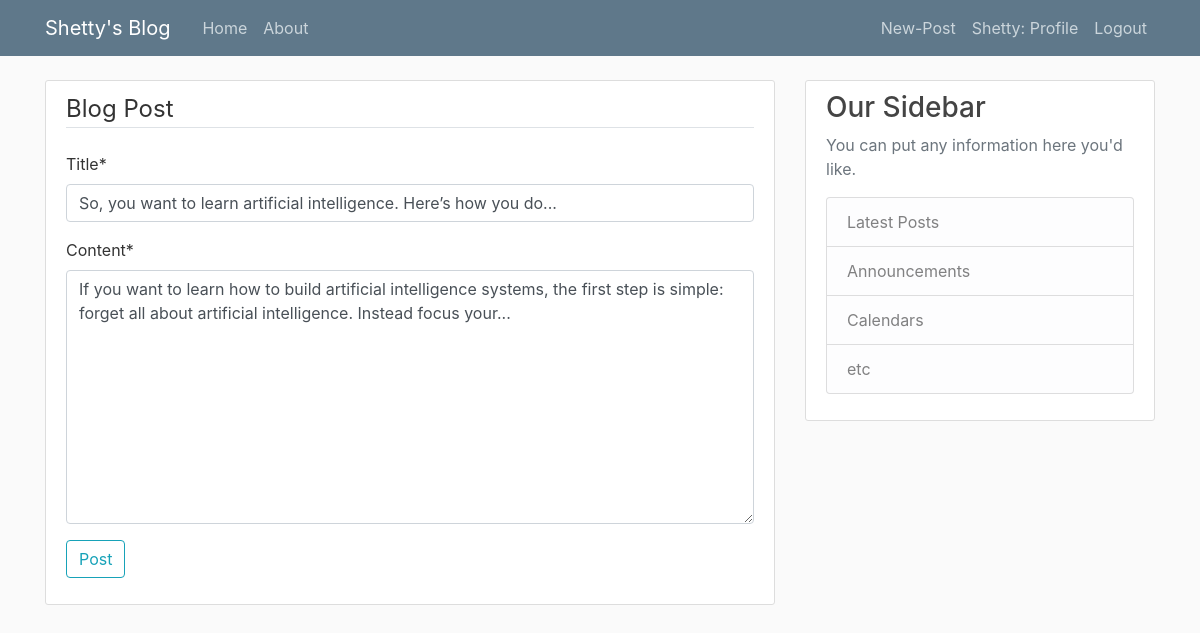
Screenshot of /post/22/update/ (signed in) with the database file from the repository.
### blog/models.py (models this page shows, shortened)
class Post(models.Model):
    title = models.CharField(max_length=100)
    content = models.TextField()
    date_posted = models.DateTimeField(default=timezone.now)
    author = models.ForeignKey(User, on_delete=models.CASCADE)

### blog/views.py (the view, shortened to what this page needs)
# urls.py: path('post/<int:pk>/update/', PostUpdateView.as_view(), name='post-update'),
class PostUpdateView(LoginRequiredMixin, UserPassesTestMixin, UpdateView):
    model = Post
    fields = ['title', 'content']
    def test_func(self):
        post = self.get_object()
        if self.request.user == post.author:
            return True
        return False

### blog/templates/blog/post_form.html (shortened to what this page needs)
{% extends "blog/base.html" %}
{% load crispy_forms_tags %}
{% block content %}
    <div class="content-section">
        <form method="POST">
            <fieldset>
                <legend class="border-bottom mb-4">Blog Post</legend>
                {{ form|crispy }}
            </fieldset>
            <div class="form-group">
                <button class="btn btn-outline-info" type="submit">Post</button>
            </div>
        </form>
    </div>
{% endblock content %}

### blog/templates/blog/base.html (shortened to what this page needs)
{% load static %}
<!DOCTYPE html>
<html>
<head>
    <link rel="stylesheet" href="https://maxcdn.bootstrapcdn.com/bootstrap/4.0.0/css/bootstrap.min.css">
    <link rel="stylesheet" type="text/css" href="{% static 'blog/main.css' %}">
</head>
<body>
    <header class="site-header">
      <nav class="navbar navbar-expand-md navbar-dark bg-steel fixed-top">
        <div class="container">
          <a class="navbar-brand mr-4" href="{% url 'blog-home' %}">Shetty's Blog</a>
          <div class="collapse navbar-collapse" id="navbarToggle">
            <div class="navbar-nav mr-auto">
              <a class="nav-item nav-link" href="{% url 'blog-home' %}">Home</a>
              <a class="nav-item nav-link" href="{% url 'blog-about' %}">About</a>
            </div>
            <div class="navbar-nav">
              {% if user.is_authenticated %}
                <a class="nav-item nav-link" href="{% url 'post-create' %}">New-Post</a>
                <a class="nav-item nav-link" href="{% url 'profile' %}">{{user.username}}: Profile</a>
                <a class="nav-item nav-link" href="{% url 'logout' %}">Logout</a>
              {% else %}
                <a class="nav-item nav-link" href="{% url 'login' %}">Login</a>
                <a class="nav-item nav-link" href="{% url 'register' %}">Register</a>
              {% endif %}
            </div>
          </div>
        </div>
      </nav>
    </header>
    <main role="main" class="container">
      <div class="row">
        <div class="col-md-8">
          {% block content %}{% endblock %}
        </div>
        <div class="col-md-4">
          <div class="content-section">
            <h3>Our Sidebar</h3>
            <p class='text-muted'>You can put any information here you'd like.
              <ul class="list-group">
                <li class="list-group-item list-group-item-light">Latest Posts</li>
                <li class="list-group-item list-group-item-light">Announcements</li>
                <li class="list-group-item list-group-item-light">Calendars</li>
                <li class="list-group-item list-group-item-light">etc</li>
              </ul>
            </p>
          </div>
        </div>
      </div>
    </main>
</body>
</html>

### blog/static/blog/main.css (style rules this page uses)
body { background: #fafafa; color: #333333; margin-top: 5rem; }
h1, h2, h3, h4, h5, h6 { color: #444444; }
ul { margin: 0; }
.bg-steel { background-color: #5f788a; }
.site-header .navbar-nav .nav-link { color: #cbd5db; }
.content-section { background: #ffffff; padding: 10px 20px; border: 1px solid #dddddd; border-radius: 3px; margin-bottom: 20px; }

### rows the page displays
Post: title "So, you want to learn artificial intelligence. Here’s how you do...", content "If you want to learn how to build artificial intelligence systems, the first step is simple: forget all about artificial intelligence. Instead focus your..."

### other values shown
{{ user.username }} "Shetty"
